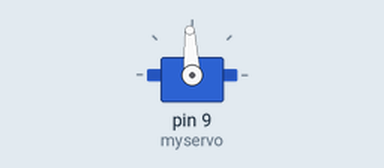
This sketch was run on a simulated Arduino Uno, built with avr-gcc and run on an emulated ATmega328P. Parts: servo.

Above: at 0.15 s.
Timing chart, 0 to 1.6 s (numbered marks = the images above):
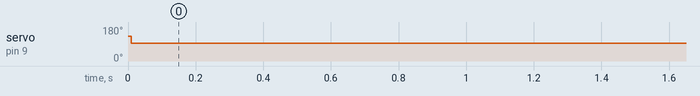

The sketch:

Servo_One_Step.ino
```cpp
#include <Servo.h>
Servo myservo;

void setup() { myservo.attach(9); }

void loop() {

    myservo.write(130);
        delay(10);
    myservo.write(93);
    delay(10);

}
```

Measured:
- by itself, servo on pin 9 (myservo): 130° → 93° at 0.01 s
